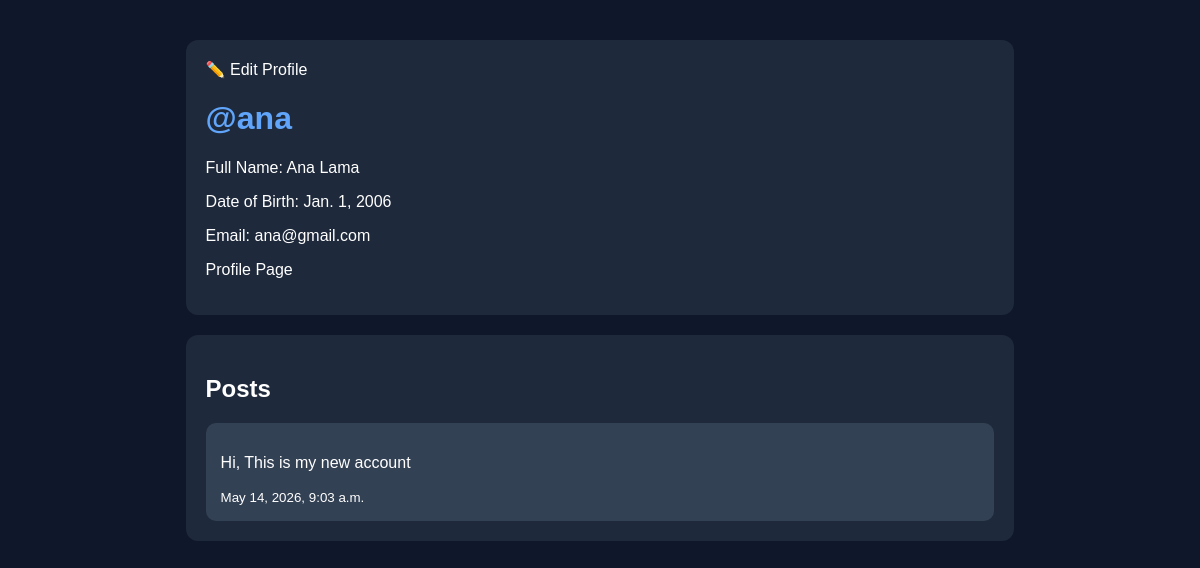
The app's page /profile/ana/ with its own data.
### accounts/models.py (models this page shows, shortened)
class Profile(models.Model):
    user=models.OneToOneField(User,on_delete=models.CASCADE)
    full_name = models.CharField(max_length=100, blank=True, null=True)
    dob = models.DateField(null=True, blank=True)
    bio=models.TextField(blank=True)
    created_at= models.DateTimeField(auto_now_add=True)

### posts/models.py (models this page shows, shortened)
class Post(models.Model):
    user=models.ForeignKey(User,on_delete=models.CASCADE)
    content=models.TextField()
    created_at=models.DateTimeField(auto_now_add=True)

### accounts/views.py (the view)
# urls.py: path('profile/<str:username>/', views.profile, name="profile"),
def profile(request,username):
    user=get_object_or_404(User, username=username)
    posts = Post.objects.filter(user=user).order_by("-created_at")
    profile=get_object_or_404(Profile,user=user)
    return render(request,"profile.html",{
        "profile_user":user,
        "profile": profile,
        "posts":posts
    })

### templates/profile.html (shortened to what this page needs)
<!DOCTYPE html>
<html>
<head>
</head>
<body>
<div class="container">
    <div class="box">
        <a href="{% url "edit_profile" %}">✏️ Edit Profile</a>
        <h1>@{{ profile_user.username }}</h1>
        <p>Full Name: {{ profile.full_name }}</p>
    <p>Date of Birth: {{ profile.dob }}</p>
    <p>Email: {{ profile.user.email }}</p>
        <p>Profile Page</p>
    </div>
    <div class="box">
        <h2>Posts</h2>
        {% for post in posts %}
            <div class="post">
                <p>{{ post.content }}</p>
                <small>{{ post.created_at }}</small>
            </div>
        {% empty %}
            <p>No posts yet.</p>
        {% endfor %}
    </div>
</div>
</body>
</html>

### templates/profile.html (style rules this page uses)
body { background:#0f172a; color:white; font-family:Arial; }
.container { width:70%; margin:auto; margin-top:40px; }
.box { background:#1e293b; padding:20px; border-radius:12px; margin-bottom:20px; }
.post { background:#334155; padding:15px; margin-top:10px; border-radius:10px; }
a { color:white; text-decoration:none; }
h1 { color:#60a5fa; }

### records on screen
Profile: full_name "Ana Lama", dob "Jan. 1, 2006", user.email "ana@gmail.com"
Post: content "Hi, This is my new account", created_at "May 14, 2026, 9:03 a.m."

### other values on screen
{{ profile_user.username }} "ana"
